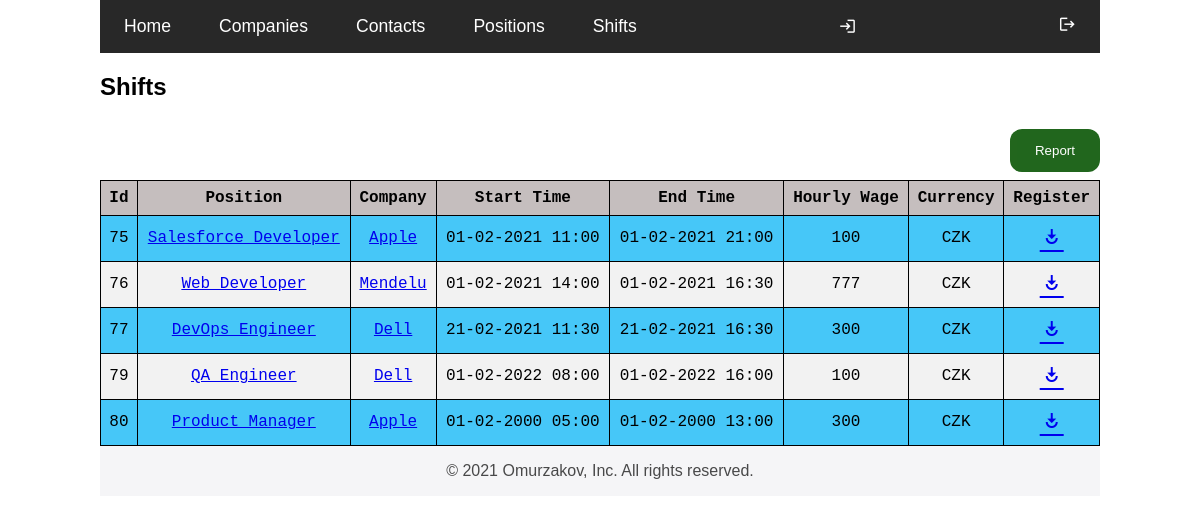
/shifts/ (signed in), run on the app's committed database.
### tables this page shows
CREATE TABLE shift
(
    id           INTEGER PRIMARY KEY AUTOINCREMENT,
    positionId   INTEGER   NOT NULL,
    startTime    TIMESTAMP NOT NULL,
    endTime      TIMESTAMP NOT NULL,
    hourlyWage   INTEGER   NOT NULL,
    currencyCode TEXT      NOT NULL,
    created      TIMESTAMP NOT NULL DEFAULT CURRENT_TIMESTAMP,
    FOREIGN KEY (positionId) REFERENCES position (id)
);

CREATE TABLE position
(
    id          INTEGER PRIMARY KEY AUTOINCREMENT,
    partnerId   INTEGER   NOT NULL,
    name        TEXT      NOT NULL,
    description TEXT      NOT NULL,
    created     TIMESTAMP NOT NULL DEFAULT CURRENT_TIMESTAMP,
    FOREIGN KEY (partnerId) REFERENCES partner (id)
);

CREATE TABLE partner
(
    id          INTEGER PRIMARY KEY AUTOINCREMENT,
    userId      INTEGER   NOT NULL,
    companyName TEXT      NOT NULL,
    sector      TEXT      NOT NULL,
    created     TIMESTAMP NOT NULL DEFAULT CURRENT_TIMESTAMP,
    FOREIGN KEY (userId) REFERENCES user (id)
);

### views/shifts.py (the view)
@bp.get('/')
@login_required
def shift_list():
    db = get_db()
    shifts = []
    try:
        if current_user.role == "partner":
            shifts = db.execute(
                "SELECT shift.id, partner.companyName, position.name, "
                "strftime('%d-%m-%Y %H:%M', datetime(startTime/1000, 'unixepoch')) sTime, "
                "strftime('%d-%m-%Y %H:%M', datetime(endTime/1000, 'unixepoch')) eTime, hourlyWage, currencyCode "
                "FROM shift "
                "INNER JOIN position ON shift.positionId = position.id "
                "INNER JOIN partner  ON position.partnerId = partner.id "
                "WHERE userId = ?", current_user.user_id
            ).fetchall()
        else:
            shifts = db.execute(
                "SELECT shift.id, partner.companyName, position.name, "
                "strftime('%d-%m-%Y %H:%M', datetime(startTime/1000, 'unixepoch')) sTime, "
                "strftime('%d-%m-%Y %H:%M', datetime(endTime/1000, 'unixepoch')) eTime, hourlyWage, currencyCode "
                "FROM shift "
                "INNER JOIN position ON shift.positionId = position.id "
                "INNER JOIN partner  ON position.partnerId = partner.id"
            ).fetchall()
    except db.Error as e:
        flash('There is some problem with database.', 'error')
        print('DB Error: ' + str(e))
    return render_template('shifts/shifts.html', shifts=shifts)

### database/database.py (called while the page is built)
def get_db():
    if 'db' not in g:
        g.db = sqlite3.connect(
            current_app.config['DATABASE'],
            detect_types=sqlite3.PARSE_DECLTYPES
        )
        g.db.row_factory = sqlite3.Row
        g.db.set_trace_callback(print)
    return g.db

### views/auth.py (called while the page is built)
@login_manager.user_loader
def load_user(user_id):
    db = get_db()
    try:
        user_data = db.execute(
            "SELECT id, username, active, userRole FROM user WHERE id = ?",
            (user_id,)
        ).fetchone()
        if user_data is None:
            return None
        else:
            return User(user_data['id'], user_data['username'], user_data['active'] == 1, user_data['userRole'])
    except db.Error as e:
        flash('There is some problem with database.', 'error')
        print('DB Error: ' + str(e))
        return None

### templates/shifts/shifts.html (shortened to what this page needs)
{% extends "base.html" %}
{% block content %}
    <h2>Shifts</h2>
    {% if current_user.role != "employee" %}
        <a href={{ url_for('shifts.creation') }}>
            <button id="create" type="submit" class="SignUpButton">Create Shift</button>
        </a>
    {% else %}
        <a href={{ url_for('shifts.report_list') }}>
            <button id="create" type="submit" class="SignUpButton">Report</button>
        </a>
    {% endif %}
    <table id="companies">
        <thead>
        <tr>
            <td>Id</td>
            <td>Position</td>
            <td>Company</td>
            <td>Start Time</td>
            <td>End Time</td>
            <td>Hourly Wage</td>
            <td>Currency</td>
            {% if current_user.role == "employee" %}
                <td>Register</td>
            {% endif %}
        </tr>
        </thead>
        <tbody>
        {% if shifts | length == 0 %}
            <div>Žádné příspěvky.</div>
        {% else %}
            {% for shift in shifts %}
                <tr>
                    <td>{{ shift.id }}</td>
                    <td><a href={{ url_for('positions.position_list') }}>{{ shift.name }}</a></td>
                    <td><a href={{ url_for('companies.partner_list') }}>{{ shift.companyName }}</a></td>
                    <td>{{ shift.sTime }}</td>
                    <td>{{ shift.eTime }}</td>
                    <td>{{ shift.hourlyWage }}</td>
                    <td>{{ shift.currencyCode }}</td>
                    {% if current_user.role == "employee" %}
                        <td><a class="play_for_work material-icons"
                               href={{ url_for('shifts.register', shift_id = shift.id) }}>play_for_work</a></td>
                    {% endif %}
                </tr>
            {% endfor %}
        {% endif %}
        </tbody>
    </table>
{% endblock %}

### static/styles.css (style rules this page uses)
body { font-family: Arial, Helvetica, sans-serif; width: 100%; margin: auto; max-width: 1000px; }
* { box-sizing: border-box }
button { background-color: #04AA6D; color: white; padding: 14px 20px; margin: 8px 0; border: none; cursor: pointer; width: 100%; opacity: 0.9; }
#create { background-color: #0a5605; color: white; border: none; cursor: pointer; opacity: 0.9; width: 9%; float: right; border-radius: 12px; }
#companies thead, tfoot { background-color: #c5bebe; font-weight: bold; font-family: "Lucida Console", "Courier New", monospace; }
#companies th, #companies td { border: 1px solid black; padding: 8px; font-family: "Lucida Console", "Courier New", monospace; }
#companies tr:nth-child(even) { background-color: #f2f2f2; }
#companies { border-collapse: collapse; width: 100%; padding-top: 12px; padding-bottom: 12px; text-align: center; background-color: #46c7f8; color: #000000; }

### data on the page
shift: id "75", name "Salesforce Developer", companyName "Apple", sTime "01-02-2021 11:00", eTime "01-02-2021 21:00", hourlyWage "100", currencyCode "CZK"
shift: id "76", name "Web Developer", companyName "Mendelu", sTime "01-02-2021 14:00", eTime "01-02-2021 16:30", hourlyWage "777", currencyCode "CZK"
shift: id "77", name "DevOps Engineer", companyName "Dell", sTime "21-02-2021 11:30", eTime "21-02-2021 16:30", hourlyWage "300", currencyCode "CZK"
shift: id "79", name "QA Engineer", companyName "Dell", sTime "01-02-2022 08:00", eTime "01-02-2022 16:00", hourlyWage "100", currencyCode "CZK"
shift: id "80", name "Product Manager", companyName "Apple", sTime "01-02-2000 05:00", eTime "01-02-2000 13:00", hourlyWage "300", currencyCode "CZK"
